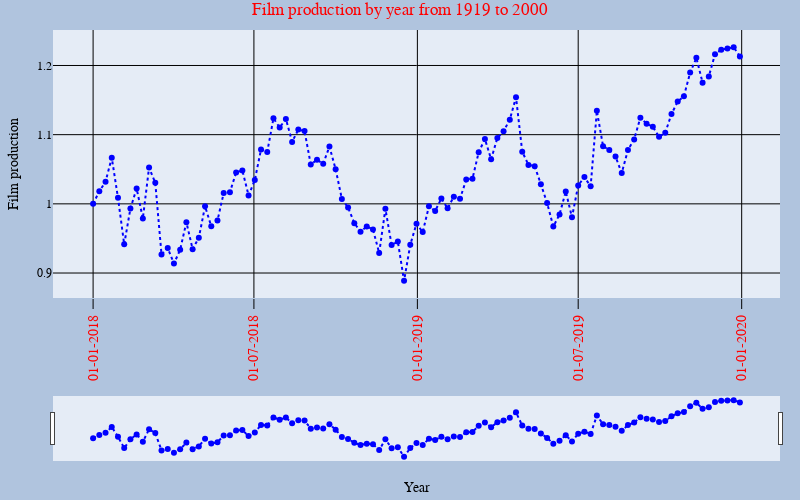

The cell this chart's notebook holds for it:
### Code cell
fig = px.line(df, x='date', y="GOOG", markers=True, width=800, height=500,
              hover_data={"date": "|%Y"}, labels={'date':'Year','GOOG':'Data'}, title='custom tick labels')#symbol="date", text="date"
fig.update_layout(
    margin=dict(l=20, r=20, t=30, b=40),
    paper_bgcolor="LightSteelBlue",
    font_family="Courier New",
    font_color="black",
    title_font_family="Times New Roman",
    title_font_color="red",
    title_text="Film production by year from 1919 to 2000",
    title_x=0.5,
    xaxis_title="Year",
    yaxis_title="Film production",
)
fig.update_xaxes(
    tickangle=-90,
    tickfont=dict(family='Rockwell', color='red', size=14),
    ticks="outside",
    tickwidth=1,
    tickcolor='black',
    ticklen=10,
    nticks=10,
    tick0="2018-01-01",
    dtick="M6",
    tickformat="%d-%m-%Y",
    ticklabelmode="instant",
    rangeslider_visible=True,
    showgrid=True,
    gridwidth=1,
    gridcolor='black')
fig.update_yaxes(
    tickprefix="",
    ticksuffix="",
    showgrid=True,
    gridwidth=1,
    gridcolor='black')
fig.update_traces(textposition="bottom right",
                  hoverinfo='text+name',
                  mode='lines+markers',
                  line=dict(color='blue', width=2, dash='dot')) #dash options include 'dash', 'dot', and 'dashdot'
fig.show()

### Figure 1 — Plotly figure (JSON) as saved in the notebook; plotly's stock layout.template omitted (floating-point values rounded to 4 significant figures)
{"data": [{"hoverinfo": "text+name", "hovertemplate": "Year=%{x|%Y}<br>Data=%{y}<extra></extra>", "legendgroup": "", "line": {"color": "blue", "dash": "dot", "width": 2}, "marker": {"symbol": "circle"}, "mode": "lines+markers", "name": "", "orientation": "v", "showlegend": false, "textposition": "bottom right", "type": "scatter", "x": ["2018-01-01", "2018-01-08", "2018-01-15", "2018-01-22", "2018-01-29", "2018-02-05", "2018-02-12", "2018-02-19", "2018-02-26", "2018-03-05", "2018-03-12", "2018-03-19", "2018-03-26", "2018-04-02", "2018-04-09", "2018-04-16", "2018-04-23", "2018-04-30", "2018-05-07", "2018-05-14", "2018-05-21", "2018-05-28", "2018-06-04", "2018-06-11", "2018-06-18", "2018-06-25", "2018-07-02", "2018-07-09", "2018-07-16", "2018-07-23", "2018-07-30", "2018-08-06", "2018-08-13", "2018-08-20", "2018-08-27", "2018-09-03", "2018-09-10", "2018-09-17", "2018-09-24", "2018-10-01", "2018-10-08", "2018-10-15", "2018-10-22", "2018-10-29", "2018-11-05", "2018-11-12", "2018-11-19", "2018-11-26", "2018-12-03", "2018-12-10", "2018-12-17", "2018-12-24", "2018-12-31", "2019-01-07", "2019-01-14", "2019-01-21", "2019-01-28", "2019-02-04", "2019-02-11", "2019-02-18", "2019-02-25", "2019-03-04", "2019-03-11", "2019-03-18", "2019-03-25", "2019-04-01", "2019-04-08", "2019-04-15", "2019-04-22", "2019-04-29", "2019-05-06", "2019-05-13", "2019-05-20", "2019-05-27", "2019-06-03", "2019-06-10", "2019-06-17", "2019-06-24", "2019-07-01", "2019-07-08", "2019-07-15", "2019-07-22", "2019-07-29", "2019-08-05", "2019-08-12", "2019-08-19", "2019-08-26", "2019-09-02", "2019-09-09", "2019-09-16", "2019-09-23", "2019-09-30", "2019-10-07", "2019-10-14", "2019-10-21", "2019-10-28", "2019-11-04", "2019-11-11", "2019-11-18", "2019-11-25", "2019-12-02", "2019-12-09", "2019-12-16", "2019-12-23", "2019-12-30"], "xaxis": "x", "y": [1, 1.018, 1.032, 1.067, 1.009, 0.9415, 0.9933, 1.022, 0.9789, 1.052, 1.03, 0.9268, 0.9361, 0.9136, 0.9338, 0.9734, 0.9345, 0.951, 0.9964, 0.9675, 0.9759, 1.016, 1.017, 1.045, 1.048, 1.012, 1.034, 1.079, 1.075, 1.124, 1.11, 1.123, 1.09, 1.107, 1.105, 1.057, 1.064, 1.058, 1.083, 1.05, 1.007, 0.9948, 0.9721, 0.9597, 0.9673, 0.963, 0.9289, 0.9929, 0.9404, 0.9454, 0.8887, 0.9409, 0.9714, 0.9591, 0.9964, 0.9898, 1.008, 0.9935, 1.01, 1.007, 1.035, 1.036, 1.075, 1.094, 1.064, 1.095, 1.105, 1.122, 1.154, 1.075, 1.056, 1.054, 1.028, 1.001, 0.9672, 0.9847, 1.018, 0.9807, 1.027, 1.039, 1.025, 1.134, 1.083, 1.078, 1.068, 1.045, 1.078, 1.093, 1.125, 1.116, 1.111, 1.097, 1.103, 1.13, 1.148, 1.156, 1.19, 1.211, 1.175, 1.184, 1.216, 1.223, 1.224, 1.227, 1.213], "yaxis": "y"}], "layout": {"font": {"color": "black", "family": "Courier New"}, "height": 500, "legend": {"tracegroupgap": 0}, "margin": {"b": 40, "l": 20, "r": 20, "t": 30}, "paper_bgcolor": "LightSteelBlue", "title": {"font": {"color": "red", "family": "Times New Roman"}, "text": "Film production by year from 1919 to 2000", "x": 0.5}, "width": 800, "xaxis": {"anchor": "y", "domain": [0, 1], "dtick": "M6", "gridcolor": "black", "gridwidth": 1, "nticks": 10, "rangeslider": {"visible": true}, "showgrid": true, "tick0": "2018-01-01", "tickangle": -90, "tickcolor": "black", "tickfont": {"color": "red", "family": "Rockwell", "size": 14}, "tickformat": "%d-%m-%Y", "ticklabelmode": "instant", "ticklen": 10, "ticks": "outside", "tickwidth": 1, "title": {"text": "Year"}}, "yaxis": {"anchor": "x", "domain": [0, 1], "gridcolor": "black", "gridwidth": 1, "showgrid": true, "tickprefix": "", "ticksuffix": "", "title": {"text": "Film production"}}}}
